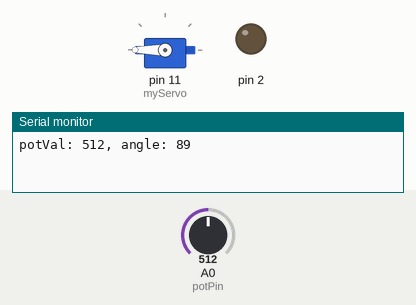
This sketch was run on a simulated Arduino Uno, built with avr-gcc and run on an emulated ATmega328P. Parts: servo, output pins drawn as LEDs (lit = HIGH), the last lines printed to the serial monitor. The test bench sets the inputs (shaded band); at power-on: A0 (potPin) = 512.

Above: at 0.18 s.
At 2.88 s:
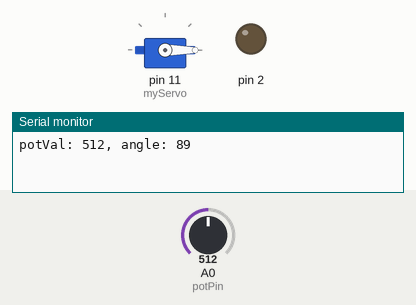
At 19.89 s:
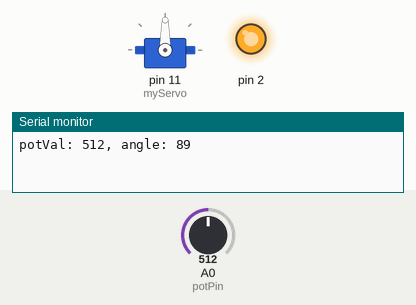
At 39.52 s:
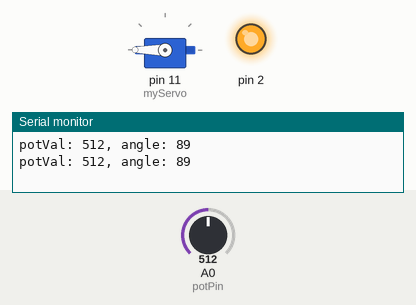
Timing chart, 0 to 40.0 s (numbered marks = the images above):
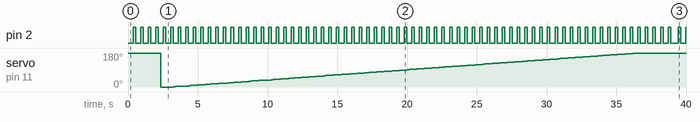

The sketch:

sketch_Project5.ino
```cpp
#include <Servo.h>
Servo myServo;
int const potPin = A0;
int potVal;
int angle;


void setup() {
  myServo.attach(11);
  Serial.begin(9600);
  pinMode(2,OUTPUT);
}

void loop() {
  potVal = analogRead(potPin);
  Serial.print("potVal: ");
  Serial.print(potVal);
  angle = map(potVal, 0, 1023, 0, 179);
  Serial.print(", angle: ");
  Serial.println(angle);
  for(int i = 25; i < 170; i++){
    myServo.write(15*i);
   digitalWrite(2,LOW);
    delay(180);
    if(i%2 == 0){
      digitalWrite(2,HIGH);
      delay(180);

  }
  }
}
```

Measured:
- by itself, pin 2: goes 71 × (HIGH 0.18 s, LOW 0.36 s), HIGH 0.18 s, LOW 0.54 s, HIGH 0.18 s, LOW 0.36 s, then HIGH
- by itself, servo on pin 11 (myServo): 180° → 0° at 2.3 s, → 1° 0.90 s later, → 3° 0.18 s later, → 4° 0.36 s later, … (125 changes in this stretch)
